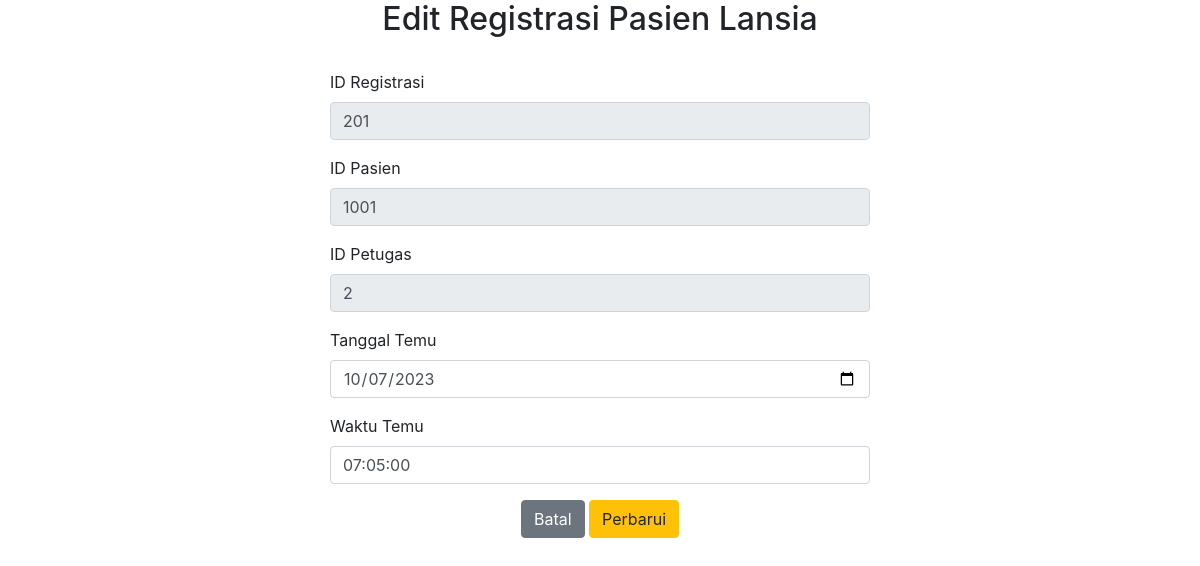
The app's page /updateregist.php?id_registrasi=201 with its own data.
### tables this page shows
CREATE TABLE `registrasi` (
  `id_pasien` int(11) NOT NULL,
  `id_petugas` int(11) NOT NULL,
  `id_registrasi` int(11) NOT NULL,
  `tgl_temu` date NOT NULL,
  `waktu_temu` time NOT NULL
);

### public/updateregist.php (the view, shortened to what this page needs)
<!DOCTYPE html>
<html>
<head>
    <link rel="stylesheet" href="https://cdn.jsdelivr.net/npm/bootstrap@4.6.2/dist/css/bootstrap.min.css">
</head>
<body>
    <div class="container">
        <center><h2>Edit Registrasi Pasien Lansia </h2></center>
        <br>
        <div class="row justify-content-md-center">
            <div class="col-6">
                <?php
                require "koneksi.php";
                    $id_registrasi= $_GET["id_registrasi"];
                    $hasil= mysqli_query($conn, "SELECT * FROM registrasi WHERE id_registrasi='$id_registrasi'");
                    while($data = mysqli_fetch_array($hasil)){
                        $id_registrasi = $data['id_registrasi'];
                        $id_pasien = $data['id_pasien'];
                        $id_petugas= $data['id_petugas'];
                        $tgl_temu= $data['tgl_temu'];
                        $waktu_temu= $data['waktu_temu'];
                        }
                ?>
<form method="POST" action="<?php $_SERVER['PHP_SELF']; ?>">
                <div class="form-group">
                    <label for="id_registrasi">ID Registrasi</label>
                    <input type="text" class="form-control" name="id_registrasi" id="id_registrasi" value="<?php echo
                    $id_registrasi; ?>" readonly>
                </div>
                <div class="form-group">
                    <label for="id_pasien">ID Pasien</label>
                    <input type="text" class="form-control" name="id_pasien" id="id_pasien" value="<?php echo
                    $id_pasien; ?>"readonly>
                </div>
                <div class="form-group">
                    <label for="id_petugas">ID Petugas</label>
                    <input type="text" class="form-control" name="id_petugas" id="id_petugas" value="<?php echo
                    $id_petugas; ?>"readonly>
                </div>
                <div class="form-group">
                    <label for="tgl_temu">Tanggal Temu</label>
                    <input type="Date" class="form-control" name="tgl_temu" id="tgl_temu" value="<?php echo
                    $tgl_temu; ?>">
                </div>
                <div class="form-group">
                    <label for="waktu_temu">Waktu Temu</label>
                    <input type="text" class="form-control" name="waktu_temu" id="waktu_temu" value="<?php echo
                    $waktu_temu; ?>">
                    </div>
                </div>
                </div>
                <center>
                <button type="button" name="batal" onclick="location.href='regist.php'" class="btn btn-secondary mb-2">Batal</button>
                <button type="submit" name="update" class="btn btn-warning mb-2 float-
                right">Perbarui</button></center>
            </div>
</body>
</html>

### records on screen
registrasi: id_registrasi "201", id_pasien "1001", id_petugas "2", tgl_temu "10/07/2023", waktu_temu "07:05:00"
